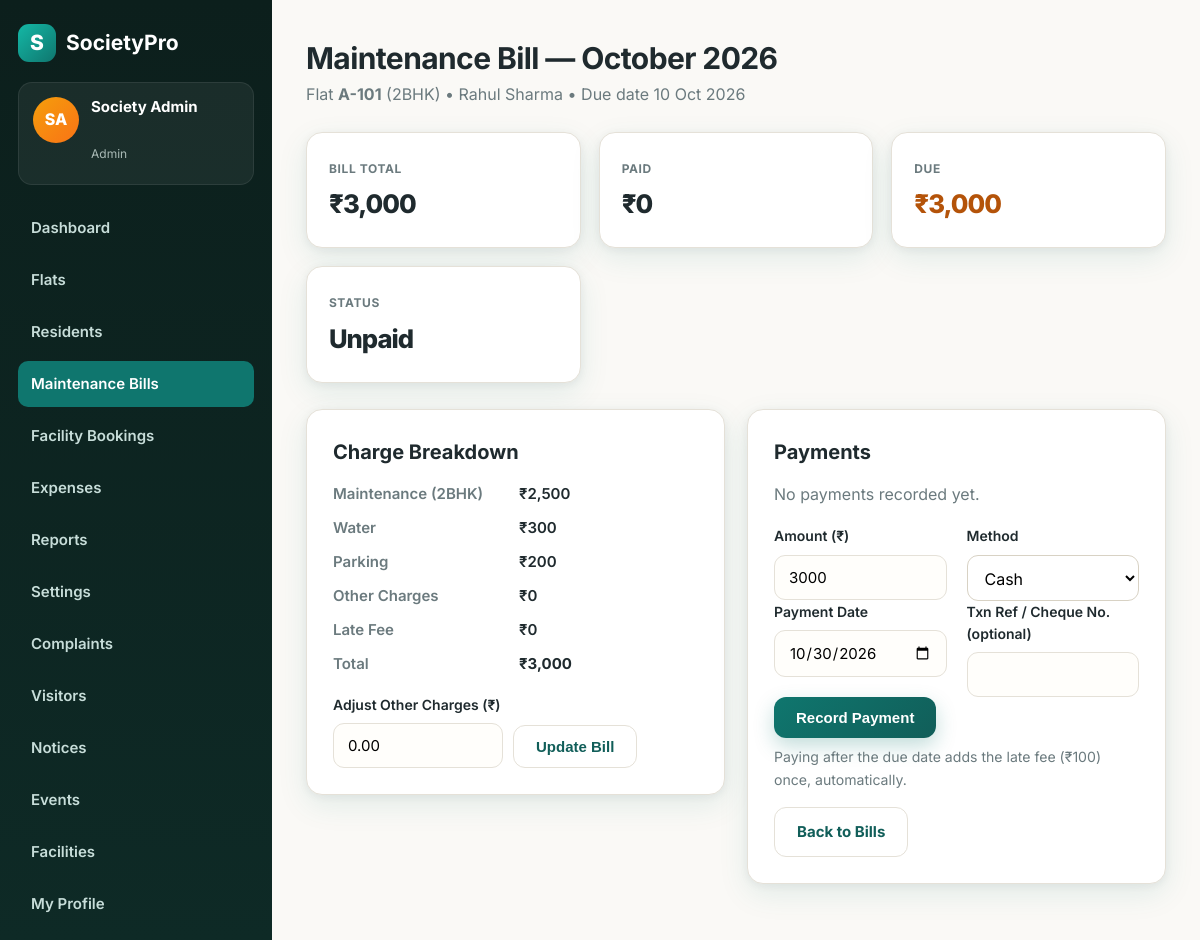
Screenshot of /bill-view.php?id=2 (signed in) with the database file from the repository.
### tables this page shows
CREATE TABLE IF NOT EXISTS `bills` (
  `id` int(11) NOT NULL AUTO_INCREMENT,
  `flat_id` int(11) NOT NULL,
  `bill_month` char(7) NOT NULL,
  `maintenance_charge` decimal(10,2) NOT NULL DEFAULT 0.00,
  `water_charge` decimal(10,2) NOT NULL DEFAULT 0.00,
  `parking_charge` decimal(10,2) NOT NULL DEFAULT 0.00,
  `other_charge` decimal(10,2) NOT NULL DEFAULT 0.00,
  `late_fee` decimal(10,2) NOT NULL DEFAULT 0.00,
  `total_amount` decimal(10,2) NOT NULL DEFAULT 0.00,
  `paid_amount` decimal(10,2) NOT NULL DEFAULT 0.00,
  `due_date` date NOT NULL,
  `status` enum('unpaid','partial','paid') NOT NULL DEFAULT 'unpaid',
  `created_at` datetime NOT NULL DEFAULT current_timestamp(),
  PRIMARY KEY (`id`),
  UNIQUE KEY `flat_month` (`flat_id`, `bill_month`),
  KEY `bill_month` (`bill_month`),
  CONSTRAINT `bill_flat_fk` FOREIGN KEY (`flat_id`) REFERENCES `flats` (`id`) ON DELETE CASCADE
);

CREATE TABLE IF NOT EXISTS `flats` (
  `id` int(11) NOT NULL AUTO_INCREMENT,
  `block_name` varchar(10) NOT NULL,
  `flat_no` varchar(10) NOT NULL,
  `floor_no` int(11) NOT NULL DEFAULT 0,
  `flat_type` enum('1BHK','2BHK','3BHK','4BHK') NOT NULL DEFAULT '2BHK',
  `area_sqft` int(11) DEFAULT NULL,
  `created_at` datetime NOT NULL DEFAULT current_timestamp(),
  PRIMARY KEY (`id`),
  UNIQUE KEY `block_flat` (`block_name`, `flat_no`)
);

CREATE TABLE IF NOT EXISTS `users` (
  `id` int(11) NOT NULL AUTO_INCREMENT,
  `name` varchar(100) NOT NULL,
  `email` varchar(150) NOT NULL,
  `phone` varchar(15) DEFAULT NULL,
  `password` varchar(255) NOT NULL,
  `role` enum('admin','resident') NOT NULL DEFAULT 'resident',
  `flat_id` int(11) DEFAULT NULL,
  `resident_type` enum('owner','tenant') NOT NULL DEFAULT 'owner',
  `move_in_date` date DEFAULT NULL,
  `is_active` tinyint(1) NOT NULL DEFAULT 1,
  `created_at` datetime NOT NULL DEFAULT current_timestamp(),
  PRIMARY KEY (`id`),
  UNIQUE KEY `email` (`email`),
  KEY `flat_id` (`flat_id`),
  CONSTRAINT `users_flat_fk` FOREIGN KEY (`flat_id`) REFERENCES `flats` (`id`) ON DELETE SET NULL
);

### includes/functions.php (called while the page is built, shortened)
<?php
function e(?string $v): string { return htmlspecialchars((string)$v, ENT_QUOTES, 'UTF-8'); }
function current_user(): ?array { return $_SESSION['user'] ?? null; }
function is_admin(): bool { return (current_user()['role'] ?? '') === 'admin'; }
function settings_all(PDO $db): array {
    static $cache = null;
    if ($cache === null) {
        $cache = [];
        try { foreach ($db->query('SELECT skey, svalue FROM settings') as $row) $cache[$row['skey']] = $row['svalue']; }
        catch (Throwable $ex) { $cache = []; }
    }
    return $cache;
}
function setting(PDO $db, string $key, string $default = ''): string {
    $all = settings_all($db);
    return $all[$key] ?? $default;
}
function inr(float $amount): string {
    $neg = $amount < 0;
    $amount = abs($amount);
    $parts = explode('.', number_format($amount, 2, '.', ''));
    $int = $parts[0];
    if (strlen($int) > 3) {
        $last3 = substr($int, -3);
        $rest = substr($int, 0, -3);
        $rest = preg_replace('/\B(?=(\d{2})+(?!\d))/', ',', $rest);
        $int = $rest . ',' . $last3;
    }
    $dec = ($parts[1] ?? '00') !== '00' ? '.' . $parts[1] : '';
    return ($neg ? '-₹' : '₹') . $int . $dec;
}
function flat_label(array $flat): string {
    return $flat['block_name'] . '-' . $flat['flat_no'];
}
function flat_resident(PDO $db, int $flatId): ?array {
    $stmt = $db->prepare("SELECT * FROM users WHERE flat_id = ? AND role = 'resident' AND is_active = 1 ORDER BY id LIMIT 1");
    $stmt->execute([$flatId]);
    return $stmt->fetch() ?: null;
}

### bill-view.php (the view, shortened to what this page needs)
<?php
require_once __DIR__ . '/includes/functions.php';
$db = db();
$id = (int)($_GET['id'] ?? $_POST['bill_id'] ?? 0);
$stmt = $db->prepare('SELECT b.*, f.block_name, f.flat_no, f.flat_type FROM bills b JOIN flats f ON f.id = b.flat_id WHERE b.id = ?');
$stmt->execute([$id]);
$bill = $stmt->fetch();
$resident = flat_resident($db, (int)$bill['flat_id']);
$payments = $db->prepare('SELECT p.*, usr.name AS received_by_name FROM payments p LEFT JOIN users usr ON usr.id = p.received_by WHERE p.bill_id = ? ORDER BY p.id');
$payments->execute([$id]);
$payments = $payments->fetchAll();
$due = (float)$bill['total_amount'] - (float)$bill['paid_amount'];
require_once __DIR__ . '/includes/header.php';
?>
<div class="page-head"><h1>Maintenance Bill — <?= e(date('F Y', strtotime($bill['bill_month'] . '-01'))) ?></h1>
<p>Flat <strong><?= e(flat_label($bill)) ?></strong> (<?= e($bill['flat_type']) ?>) &bull; <?= $resident ? e($resident['name']) : 'No resident assigned' ?> &bull; Due date <?= e(date('d M Y', strtotime($bill['due_date']))) ?></p></div>
<div class="stats">
  <div class="stat-card"><small>Bill Total</small><div class="num" style="font-size:1.6rem"><?= e(inr((float)$bill['total_amount'])) ?></div></div>
  <div class="stat-card"><small>Paid</small><div class="num" style="font-size:1.6rem"><?= e(inr((float)$bill['paid_amount'])) ?></div></div>
  <div class="stat-card"><small>Due</small><div class="num" style="font-size:1.6rem;color:<?= $due > 0 ? '#B45309' : '#166534' ?>"><?= e(inr($due)) ?></div></div>
  <div class="stat-card"><small>Status</small><div class="num" style="font-size:1.6rem;text-transform:capitalize"><?= e($bill['status']) ?></div></div>
</div>
<div class="detail-grid">
  <div class="card"><h2>Charge Breakdown</h2>
    <dl class="kv">
      <dt>Maintenance (<?= e($bill['flat_type']) ?>)</dt><dd><?= e(inr((float)$bill['maintenance_charge'])) ?></dd>
      <dt>Water</dt><dd><?= e(inr((float)$bill['water_charge'])) ?></dd>
      <dt>Parking</dt><dd><?= e(inr((float)$bill['parking_charge'])) ?></dd>
      <dt>Other Charges</dt><dd><?= e(inr((float)$bill['other_charge'])) ?></dd>
      <dt>Late Fee</dt><dd><?= e(inr((float)$bill['late_fee'])) ?></dd>
      <dt>Total</dt><dd><strong><?= e(inr((float)$bill['total_amount'])) ?></strong></dd>
    </dl>
    <?php if (is_admin()): ?>
    <form method="post" style="margin-top:18px;display:flex;gap:10px;flex-wrap:wrap;align-items:end">
      <div class="field" style="margin:0"><label>Adjust Other Charges (₹)</label><input type="number" name="other_charge" step="0.01" min="0" value="<?= e((string)$bill['other_charge']) ?>" style="width:170px"></div>
      <button class="btn btn-light" type="submit" name="adjust" value="1">Update Bill</button>
    </form>
    <?php endif; ?>
  </div>
  <div class="card"><h2>Payments</h2>
    <?php if (!$payments): ?><p style="color:var(--muted)">No payments recorded yet.</p><?php endif; ?>
    <?php if (is_admin() && $due > 0): ?>
    <form method="post" style="margin-top:18px">
      <div class="form-grid">
        <div class="field"><label>Amount (₹)</label><input type="number" name="amount" step="0.01" min="1" value="<?= e(rtrim(rtrim(number_format($due, 2, '.', ''), '0'), '.')) ?>" required></div>
        <div class="field"><label>Method</label><select name="method"><option>Cash</option><option>UPI</option><option>Bank Transfer</option><option>Cheque</option></select></div>
        <div class="field"><label>Payment Date</label><input type="date" name="payment_date" value="<?= e(date('Y-m-d')) ?>" required></div>
        <div class="field"><label>Txn Ref / Cheque No. (optional)</label><input type="text" name="txn_ref"></div>
      </div>
      <button class="btn" type="submit" name="pay" value="1">Record Payment</button>
      <p style="color:var(--muted);font-size:.88rem;margin-top:8px">Paying after the due date adds the late fee (<?= e(inr((float)setting($db, 'late_fee', '100'))) ?>) once, automatically.</p>
    </form>
    <?php elseif (!is_admin() && $due > 0): ?>
    <p style="color:var(--muted);margin-top:12px">Please pay <?= e(inr($due)) ?> at the society office (Cash / UPI / Bank Transfer). Your payment and receipt will appear here.</p>
    <?php endif; ?>
    <div style="margin-top:16px"><a class="btn btn-light" href="<?= is_admin() ? 'bills.php?month=' . e($bill['bill_month']) : 'my-bills.php' ?>">Back to Bills</a></div>
  </div>
</div>
<?php require_once __DIR__ . '/includes/footer.php'; ?>

### assets/css/style.css (style rules this page uses)
:root { --paper:#FAF9F6; --card:#FFFFFF; --ink:#1F2A2E; --muted:#6B7A7E; --teal:#0F766E; --teal-dark:#115E59; --teal-soft:#E3F2EF; --amber:#F59E0B; --line:#E5E1D8; --danger:#DC2626; --success:#15803D; --radius:16px; --shadow:0 10px 30px rgba(15,118,110,.10), 0 2px 8px rgba(31,42,46,.06); }
* { margin:0;padding:0;box-sizing:border-box }
body { font-family:'Inter',system-ui,-apple-system,Segoe UI,Roboto,sans-serif;background:var(--paper);color:var(--ink);line-height:1.6 }
a { color:var(--teal);text-decoration:none }
.btn { display:inline-flex;align-items:center;justify-content:center;gap:8px;background:linear-gradient(135deg,var(--teal),var(--teal-dark));color:#fff!important;border:none;padding:12px 22px;border-radius:12px;font-weight:700;font-size:15px;cursor:pointer;box-shadow:0 8px 20px rgba(15,118,110,.25);transition:.2s;text-decoration:none!important }
.btn-light { background:#fff;color:var(--teal-dark)!important;box-shadow:none;border:1px solid var(--line) }
label { display:block;font-weight:600;font-size:14px;margin-bottom:7px }
input,select { width:100%;padding:12px 14px;border:1.5px solid var(--line);border-radius:11px;font-size:15px;font-family:inherit;background:#FFFEFB;transition:.15s }
.page-head { margin-bottom:24px }
.page-head h1 { font-size:30px;letter-spacing:-.6px }
.page-head p { color:var(--muted) }
.stats { display:grid;grid-template-columns:repeat(auto-fit,minmax(210px,1fr));gap:18px;margin-bottom:26px }
.stat-card { background:var(--card);border:1px solid var(--line);border-radius:var(--radius);padding:22px;box-shadow:var(--shadow) }
.stat-card small { color:var(--muted);font-weight:700;text-transform:uppercase;letter-spacing:.05em;font-size:12px }
.stat-card .num { font-size:36px;font-weight:800;letter-spacing:-1px;margin-top:4px }
.card { background:var(--card);border:1px solid var(--line);border-radius:var(--radius);box-shadow:var(--shadow);padding:26px;margin-bottom:22px }
.card h2 { font-size:20px;margin-bottom:14px }
.kv { display:grid;grid-template-columns:170px 1fr;gap:10px 16px;font-size:15px }
.kv dt { color:var(--muted);font-weight:600 }
.kv dd { font-weight:600 }
.form-grid { display:grid;grid-template-columns:1fr 1fr;gap:0 20px }
.detail-grid { display:grid;grid-template-columns:1fr 1fr;gap:22px;align-items:start }
select,textarea { width:100%;padding:11px 13px;border:1.5px solid #D8D2C4;border-radius:11px;font:inherit;background:#fff }

### rows the page displays
bills: bill_month "October 2026", flat.flat_no "A-101", flat.flat_type "2BHK", due_date "10 Oct 2026", total_amount "₹3,000", paid_amount "₹0", inr($due) "₹3,000", status "Unpaid", maintenance_charge "₹2,500", water_charge "₹300", parking_charge "₹200", other_charge "₹0", late_fee "₹0", other_charge "0.00", amount "3000"
users: name "Rahul Sharma"

### other values shown
initials($u['name']) "SA"
$u['name'] "Society Admin"
$u['role'] "Admin"
inr((float)setting($db, 'late_fee', '100')) "₹100"
